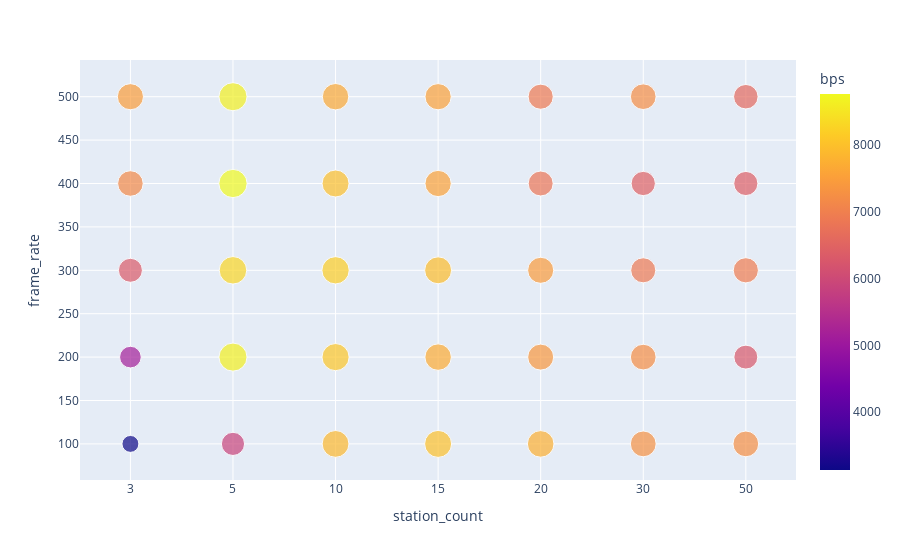

The notebook cell saved with this chart:
### Code cell
df_count_rate = df.groupby(["station_count", "frame_rate"]).mean().reset_index()
df_count_rate["station_count"] = df_count_rate["station_count"].astype(str)
fig = px.scatter(df_count_rate, x="station_count", y="frame_rate", color="bps", size="bps")
fig.show()

### Figure 1 — Plotly figure (JSON) as saved in the notebook; plotly's stock layout.template omitted (floating-point values rounded to 4 significant figures)
{"data": [{"hovertemplate": "station_count=%{x}<br>frame_rate=%{y}<br>bps=%{marker.color}<extra></extra>", "legendgroup": "", "marker": {"color": [3136.0, 5140.0, 6310.0, 7154.0, 7484.0, 5880, 8640, 8297.0, 8760, 8640, 7876.0, 8077.0, 8177.0, 7973.0, 7651.0, 7987.0, 7683.0, 7948.0, 7559.0, 7537.0, 7751.0, 7397.0, 7452.0, 6816, 6909.0, 7286.0, 7230, 6883.0, 6443.0, 7227.0, 7251.0, 6273.0, 6957.0, 6397.0, 6588.0], "coloraxis": "coloraxis", "size": [3136.0, 5140.0, 6310.0, 7154.0, 7484.0, 5880, 8640, 8297.0, 8760, 8640, 7876.0, 8077.0, 8177.0, 7973.0, 7651.0, 7987.0, 7683.0, 7948.0, 7559.0, 7537.0, 7751.0, 7397.0, 7452.0, 6816, 6909.0, 7286.0, 7230, 6883.0, 6443.0, 7227.0, 7251.0, 6273.0, 6957.0, 6397.0, 6588.0], "sizemode": "area", "sizeref": 21.9, "symbol": "circle"}, "mode": "markers", "name": "", "orientation": "v", "showlegend": false, "type": "scatter", "x": ["3", "3", "3", "3", "3", "5", "5", "5", "5", "5", "10", "10", "10", "10", "10", "15", "15", "15", "15", "15", "20", "20", "20", "20", "20", "30", "30", "30", "30", "30", "50", "50", "50", "50", "50"], "xaxis": "x", "y": [100, 200, 300, 400, 500, 100, 200, 300, 400, 500, 100, 200, 300, 400, 500, 100, 200, 300, 400, 500, 100, 200, 300, 400, 500, 100, 200, 300, 400, 500, 100, 200, 300, 400, 500], "yaxis": "y"}], "layout": {"coloraxis": {"colorbar": {"title": {"text": "bps"}}, "colorscale": [[0, "#0d0887"], [0.1111, "#46039f"], [0.2222, "#7201a8"], [0.3333, "#9c179e"], [0.4444, "#bd3786"], [0.5556, "#d8576b"], [0.6667, "#ed7953"], [0.7778, "#fb9f3a"], [0.8889, "#fdca26"], [1, "#f0f921"]]}, "legend": {"itemsizing": "constant", "tracegroupgap": 0}, "margin": {"t": 60}, "xaxis": {"anchor": "y", "domain": [0, 1], "title": {"text": "station_count"}}, "yaxis": {"anchor": "x", "domain": [0, 1], "title": {"text": "frame_rate"}}}}
